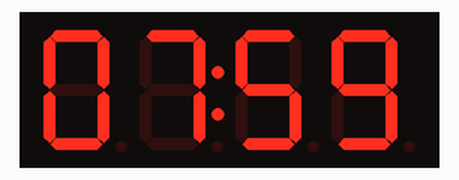
Simulated run of this sketch. Board: Arduino Mega 2560, built with avr-gcc and run on an emulated ATmega2560. On the bench: 4-digit seven-segment display. The local clock reads 2024-03-15 10:24:30 at power-on unless the sketch sets it; what the sketch prints to the serial monitor is not drawn.

Above: at 0.1 s.
At 1.1 s:
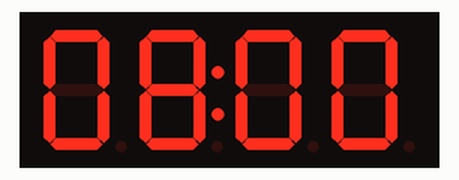
At 61.2 s:
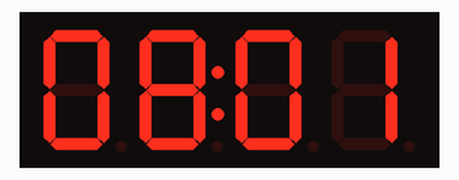
At 121.3 s:
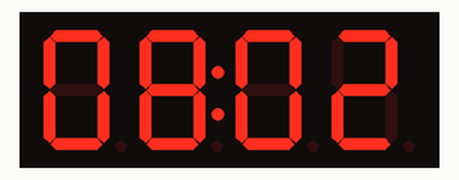

The sketch:

tm1637_clock.ino
```cpp
// module: {"type":"tm1637","pins":{"CLK":"D30","DIO":"D31"}}
// module: {"type":"ds3231","addr":[104,87]}
// screen: {"type":"tm1637","on":true,"text":"08:00"}
// expect: ok
// run-ms: 1600
// Horloge du Mega : DS3231 (I2C sur D20/D21) lue chaque seconde, heures et minutes sur un TM1637 (D30, D31),
// deux-points allumé.
#include <Wire.h>
#include <RTClib.h>
#include <TM1637Display.h>
RTC_DS3231 rtc;
TM1637Display display(30, 31);
void setup() {
  Serial.begin(9600);
  if (rtc.begin()) Serial.println(F("ok"));
  rtc.adjust(DateTime(2026, 11, 17, 7, 59, 59));
  display.setBrightness(5);
}
void loop() {
  DateTime t = rtc.now();
  display.showNumberDecEx(t.hour() * 100 + t.minute(), 0b01000000, true);
  delay(500);
}
```

Measured:
- what the display in image 1 shows lasts 60.1 s, from 1.1 s to 61.2 s
